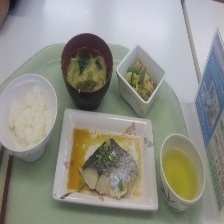
#> input picture mdm_backend/food_recognition/Dataset/generated_anchors/test.jpg, 224 x 224 px
$ jupyter execute --allow-errors 04_visualize_anchors.ipynb
#> lines starting #> are read from the running program, lines starting #| are printed output that depends on the picture
# 04_visualize_anchors

[cell 1]
import os

import cv2
import numpy as np
import matplotlib.pyplot as plt

[cell 2]
def visualize(wh_in_mobilenet):
    stride = 32

    colors = [(255, 0, 0), (255, 255, 0), (0, 255, 0), (0, 0, 255), (0, 255, 255), (55, 0, 0),
              (255, 55, 0), (0, 55, 0), (0, 0, 25), (0, 255, 55)]
#     colors = (0, 0, 0)

    anchor_path = os.path.join(dataset_disk, 'generated_anchors_mobilenet')
    for i in range(1, 11):
        cv2.namedWindow('%d_anchors' % int(i))
        cv2.moveWindow('%d_anchors' % int(i), 100, 100)
        blank_image = np.zeros((wh_in_mobilenet[0], wh_in_mobilenet[1], 3), np.uint8)
#         blank_image += 255
        anchor_txt = os.path.join(anchor_path, 'anchors_{}.txt'.format(int(i)))
        anchors = []
        with open(anchor_txt, 'r') as f:
            for i, line in enumerate(f):
                line = line.rstrip('\n')
                anchor = line.split(', ')
                anchors.append(anchor)

        output_img = os.path.join(anchor_txt).replace('.txt', '.png')
        stride_h = 10
        stride_w = 3
        for i in range(len(anchors)):
            (w, h) = map(float, anchors[i])

            w = int(w * stride)
            h = int(h * stride)
            print(w, h)

            # make sure starting coordinates of anchors do not overlap each other
            offset_x = 10 + i * stride_w
            offset_y = 10 + i * stride_h

            cv2.rectangle(blank_image, (offset_x, offset_y), (offset_x + w, offset_y + h), colors[i], 2)

#             cv2.imshow('%d_anchors' % int(i+1), blank_image)
            cv2.waitKey(1000)
            cv2.imwrite(output_img, blank_image)
        plt.imshow(blank_image)
        plt.title('%d_anchors' % int(i+1))
        plt.show()
        print('')

    print('Done!')

[cell 3]
wn_in_mobilenet = [224, 224]
dataset_disk = os.path.join(os.getcwd(), "Dataset")
#> (the rest of this cell did not finish here and is left out)

[cell 4]
def visualize_on_image(wh_in_mobilenet, whichanchor=5):
#> called with whichanchor = 5
    stride = 32

    colors = [(255, 0, 0), (255, 255, 0), (0, 255, 0), (0, 0, 255), (0, 255, 255), (55, 0, 0),
              (255, 55, 0), (0, 55, 0), (0, 0, 25), (0, 255, 55)]

    anchor_path = os.path.join(dataset_disk, 'generated_anchors')
#     for i in range(1, 11):
    i = whichanchor
    cv2.namedWindow('%d_anchors' % int(i))
    cv2.moveWindow('%d_anchors' % int(i), 100, 100)
#     blank_image = np.zeros((wh_in_mobilenet[0], wh_in_mobilenet[1], 3), np.uint8)
#     background_image = cv2.resize(cv2.cvtColor(cv2.imread(image_path), cv2.COLOR_BGR2RGB),
#                             (wn_in_mobilenet[0], wn_in_mobilenet[1]))
    background_image = cv2.resize(cv2.imread(image_path), (wn_in_mobilenet[0], wn_in_mobilenet[1]))
#> background_image is the input picture: shape (224, 224, 3); mean B, G, R 134.7, 143.4, 143.1
    anchor_txt = os.path.join(anchor_path, 'anchors_%d.txt' % int(i))
    anchors = []
    with open(anchor_txt, 'r') as f:
        for i, line in enumerate(f):
            line = line.rstrip('\n')
            anchor = line.split(', ')
            anchors.append(anchor)

#     output_img = os.path.join(anchor_txt).replace('.txt', '.png')
    output_img = os.path.join(anchor_path, 'anchors_%d_on_image' % int(whichanchor) + '.png')
    stride_h = 10
    stride_w = 3
    for i in range(len(anchors)):
        (w, h) = map(float, anchors[i])

        w = int(w * stride)
        h = int(h * stride)
        print(w, h)

        # make sure starting coordinates of anchors do not overlap each other
#         offset_x = 10 + i * stride_w
#         offset_y = 10 + i * stride_h
#         offset = (offset_x, offset_y)
        left_corner = (int((wn_in_mobilenet[0]-w)/2), int((wn_in_mobilenet[1]-h)/2))
#         right_corner = (int(((wn_in_mobilenet[0]+w)/2) + offset_x), int(((wn_in_mobilenet[1]+h)/2) + offset_y))
        right_corner = (int((wn_in_mobilenet[0]+w)/2), int((wn_in_mobilenet[1]+h)/2))

#         cv2.rectangle(blank_image, (offset_x, offset_y), (offset_x + w, offset_y + h), colors[i], 2)
        cv2.rectangle(background_image, left_corner, right_corner, colors[i], 4)
#             cv2.imshow('%d_anchors' % int(i+1), blank_image)
        cv2.waitKey(1000)
        cv2.imwrite(output_img, background_image)
        plt.imshow(background_image)
        plt.title('%d_anchors' % int(i+1))
        plt.show()
        print('')

    print('Done!')

[cell 5]
wn_in_mobilenet = [224, 224]
dataset_disk = os.path.join(os.getcwd(), "Dataset")
image_path = os.path.join(dataset_disk, 'generated_anchors', 'test.jpg')
#> (the rest of this cell did not finish here and is left out)

[cell 6]
image_path = dataset_disk + 'generated_anchors/' + 'test.jpg'
background_img = cv2.resize(cv2.cvtColor(cv2.imread(image_path), cv2.COLOR_BGR2RGB),
                            (wn_in_mobilenet[0], wn_in_mobilenet[1]))

[cell 7]
cv2.rectangle(background_img, (0, 0), (100, 100), (0, 0, 0), 2)
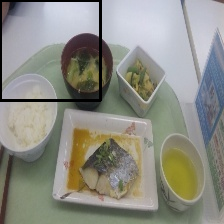
#> background_img: shape (224, 224, 3); mean R, G, B 140.5, 140.8, 132.1
